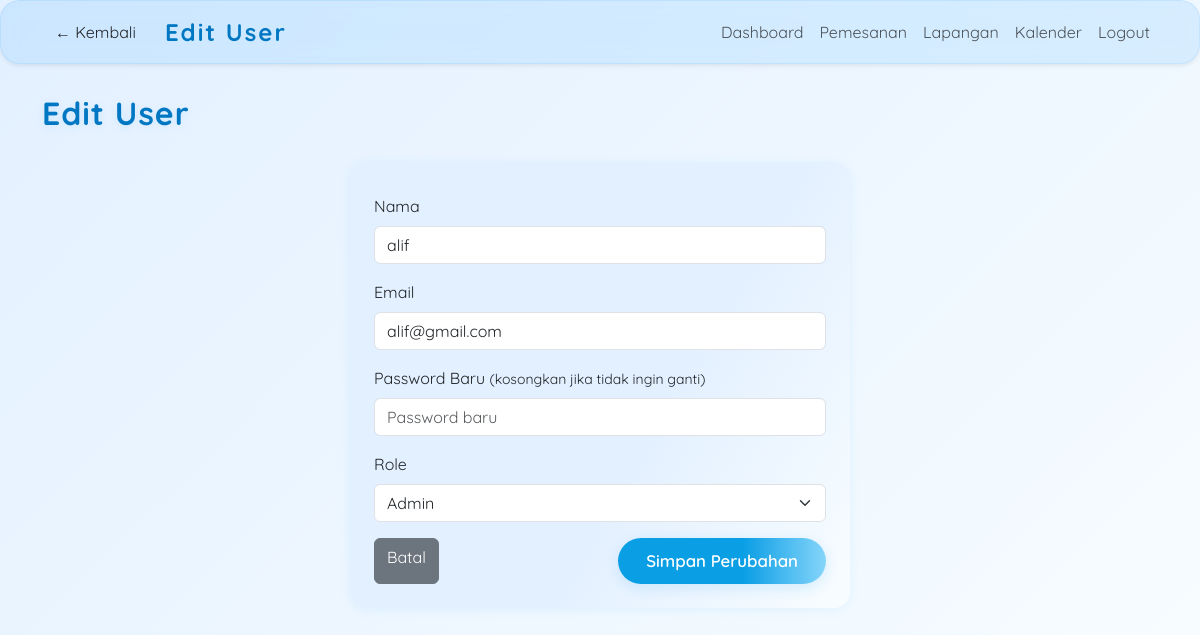
/admin/edit_user.php?id=2 (signed in), run on the app's committed database.
### tables this page shows
CREATE TABLE `alif_pengguna` (
  `id_pengguna` int(11) NOT NULL,
  `nama_pengguna` varchar(100) NOT NULL,
  `email` varchar(100) NOT NULL,
  `password` varchar(255) NOT NULL,
  `peran` enum('admin','pengguna') NOT NULL DEFAULT 'pengguna',
  `foto` varchar(255) DEFAULT NULL
);

### admin/edit_user.php (the view, shortened to what this page needs)
<?php
include '../config/koneksi.php';
$id = intval($_GET['id']);
$q = mysqli_query($conn, "SELECT * FROM alif_pengguna WHERE id_pengguna = $id");
$user = mysqli_fetch_assoc($q);
?>
<!DOCTYPE html>
<html lang="id">
<head>
  <link href="https://cdn.jsdelivr.net/npm/bootstrap@5.3.0/dist/css/bootstrap.min.css" rel="stylesheet">
</head>
<body>
<nav class="navbar navbar-expand-lg navbar-light glass-admin shadow-sm sticky-top mb-4">
  <div class="container">
    <a href="manajemen_user.php" class="btn btn-glass-admin me-3">← Kembali</a>
    <a class="navbar-brand" href="#">Edit User</a>
    <div class="collapse navbar-collapse" id="navMenu">
      <ul class="navbar-nav ms-auto">
        <li class="nav-item"><a class="nav-link btn-glass-admin" href="../dashboard/dashboard_admin.php">Dashboard</a></li>
        <li class="nav-item"><a class="nav-link btn-glass-admin" href="manajemen_pemesanan.php">Pemesanan</a></li>
        <li class="nav-item"><a class="nav-link btn-glass-admin" href="../lapangan/lapangan_admin.php">Lapangan</a></li>
        <li class="nav-item"><a class="nav-link btn-glass-admin" href="../kalender/kalender_admin.php">Kalender</a></li>
        <li class="nav-item"><a class="nav-link btn-danger" href="../auth/logout.php">Logout</a></li>
      </ul>
    </div>
  </div>
</nav>
<div class="container">
  <h2 class="page-title animate__animated animate__fadeInDown">Edit User</h2>
  <div class="edit-user-card animate__animated animate__fadeInUp">
    <form method="post">
      <div class="mb-3">
        <label for="nama_pengguna" class="form-label">Nama</label>
        <input type="text" class="form-control" id="nama_pengguna" name="nama_pengguna" value="<?= htmlspecialchars($user['nama_pengguna']) ?>" required>
      </div>
      <div class="mb-3">
        <label for="email" class="form-label">Email</label>
        <input type="email" class="form-control" id="email" name="email" value="<?= htmlspecialchars($user['email']) ?>" required>
      </div>
      <div class="mb-3">
        <label for="password" class="form-label">Password Baru <small>(kosongkan jika tidak ingin ganti)</small></label>
        <input type="password" class="form-control" id="password" name="password" placeholder="Password baru">
      </div>
      <div class="mb-3">
        <label for="peran" class="form-label">Role</label>
        <select class="form-select" id="peran" name="peran" required>
          <option value="admin" <?= $user['peran'] == 'admin' ? 'selected' : '' ?>>Admin</option>
        </select>
      </div>
      <div class="d-flex justify-content-between">
        <a href="manajemen_user.php" class="btn btn-secondary">Batal</a>
        <button type="submit" class="btn btn-admin">Simpan Perubahan</button>
      </div>
    </form>
  </div>
</div>
</body>
</html>

### admin/edit_user.php (style rules this page uses)
body { font-family: 'Quicksand', Arial, sans-serif; background: linear-gradient(135deg, #e3f0ff 0%, #f8fdff 100%); min-height: 100vh; overflow-x: hidden; }
.glass-admin { background: rgba(255,255,255,0.85); box-shadow: 0 8px 32px 0 rgba(0,150,255,0.10); backdrop-filter: blur(8px); -webkit-backdrop-filter: blur(8px); border-radius: 20px; border: 1px solid rgba(0,150,255,0.10); }
.navbar { background: rgba(0, 150, 255, 0.10) !important; backdrop-filter: blur(8px); border-bottom: 1px solid rgba(0,150,255,0.10); }
.navbar-brand { font-weight: bold; letter-spacing: 2px; font-size: 1.5rem; color: #0077c2 !important; }
.page-title { color: #0077c2; font-weight: 700; letter-spacing: 1px; margin-bottom: 30px; margin-top: 30px; text-shadow: 0 2px 8px rgba(0,150,255,0.10); }
.edit-user-card { background: linear-gradient(120deg, #e3f0ff 60%, #f8fdff 100%); border-radius: 16px; box-shadow: 0 2px 12px rgba(0,150,255,0.08); padding: 32px 24px 24px 24px; margin-bottom: 30px; max-width: 500px; margin-left: auto; margin-right: auto; animation: fadeInUp 1.1s; }
.btn-admin { background: linear-gradient(90deg, #039be5 60%, #81d4fa 100%); color: #fff; border: none; border-radius: 30px; padding: 10px 28px; font-weight: 600; font-size: 1.05rem; box-shadow: 0 4px 16px rgba(3,155,229,0.15); transition: transform 0.2s, box-shadow 0.2s, background 0.3s, color 0.3s; backdrop-filter: blur(4px); opacity: 0.97; position: relative; overflow: hidden; }

### data on the page
alif_pengguna: nama_pengguna "alif", email "alif@gmail.com", peran "Admin"
